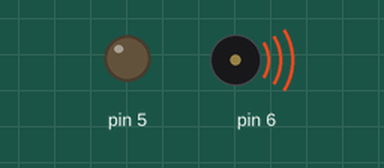
Recording of a sketch running on a simulated Arduino Uno, built with avr-gcc and run on an emulated ATmega328P. Shown: output pins drawn as LEDs (lit = HIGH), buzzer (waves = sounding). Pins used as bus, display or sensor lines are not drawn.

Above: at 0.1 s.
Timing chart, 0 to 1.6 s (numbered marks = the images above):
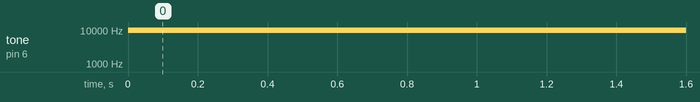

Measured:
- by itself, tone on pin 6: silent → 9901 Hz at 0.00 s

The sketch:

SingingLighter.ino
```cpp
#define frequency 5000

void setup() {
  // put your setup code here, to run once:
  pinMode(6, OUTPUT);
  pinMode(5, OUTPUT);

//  TCCR0A = _BV(COM2A0) |_BV(WGM01) |_BV(WGM00);//enable port timer2A at toggle at compare, set to CTC mode
  TCCR0A = _BV(COM0A0) |_BV(WGM01) |_BV(WGM00);

  TCCR0B = (1 << CS01);    // 8 prescaler
  TCCR0B |= (1 << WGM12);   // CTC mode


  OCR0A = 100;


}

void setFrequency(int desiredFrequency){
     int reg = (desiredFrequency/ 1) -1;
      OCR0A = reg;
}

void loop() {
  // put your main code here, to run repeatedly:
  int x =3;
  x++;
}
```
